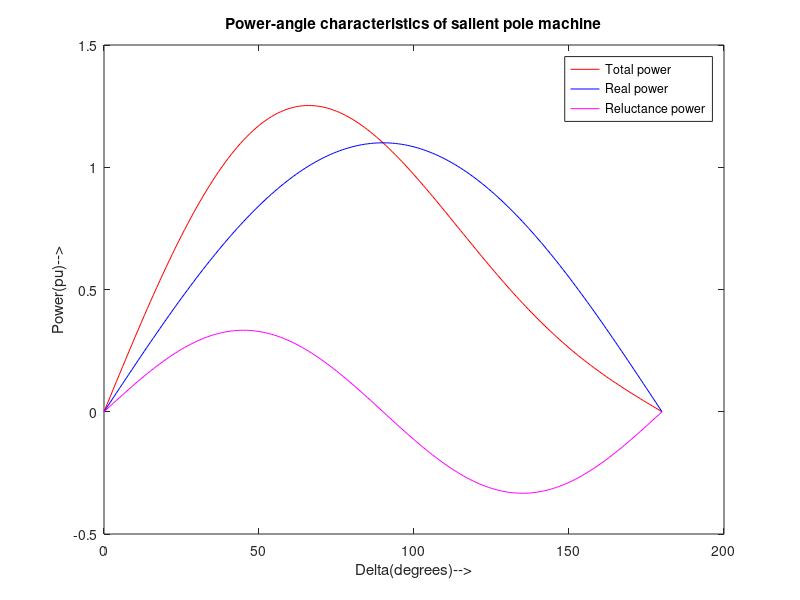

Reproduce this figure in MATLAB.
% Plot power angle characteristics of salient pole machine

% Q. A salient pole synchronous machine has following parameters. Zero
% armature resistance, direct axis reactance of 1 p.u., quadrature ais
% reactance of 0.6 p.u. , terminal voltage of 1 p.u., unity power factor
% and induced emf of 1.1 p.u. Write a program to obtain power angle
% characteristics of machine.

clc;
clear all;

%Initial parameter values

Ra = 0; %Armature resistance
Xd = 1; %Direct axis reactance
Xq = 0.6; %Quadrature axis reactance
Vt = 1; %Terminal Voltage
Pf = 1; %Power factor
E = 1.1; %Induced EMF
delta = 0:1:180; %delta varying from 0 to 180 degrees
del_rad = delta .* pi / 180; %converting to degrees

%Power calculations

Pm1 = (abs(E) .* abs(Vt)) / Xd;
y1 = Pm1 .* sin(del_rad); % Real power
Pm2 = ((Vt.^2) .* (Xd - Xq)) / (2 .* Xd .* Xq);
y2 = Pm2 .* sin(2 .* del_rad); % Reluctance power
P = y1 + y2; %Total power

%Plot

plot(delta, P, 'r')
hold on
plot(delta, y1, 'b')
hold on
plot(delta, y2, 'm')
xlabel('Delta(degrees)-->');
ylabel('Power(pu)-->');
title('Power-angle characteristics of salient pole machine');
legend('Total power', 'Real power', 'Reluctance power');
